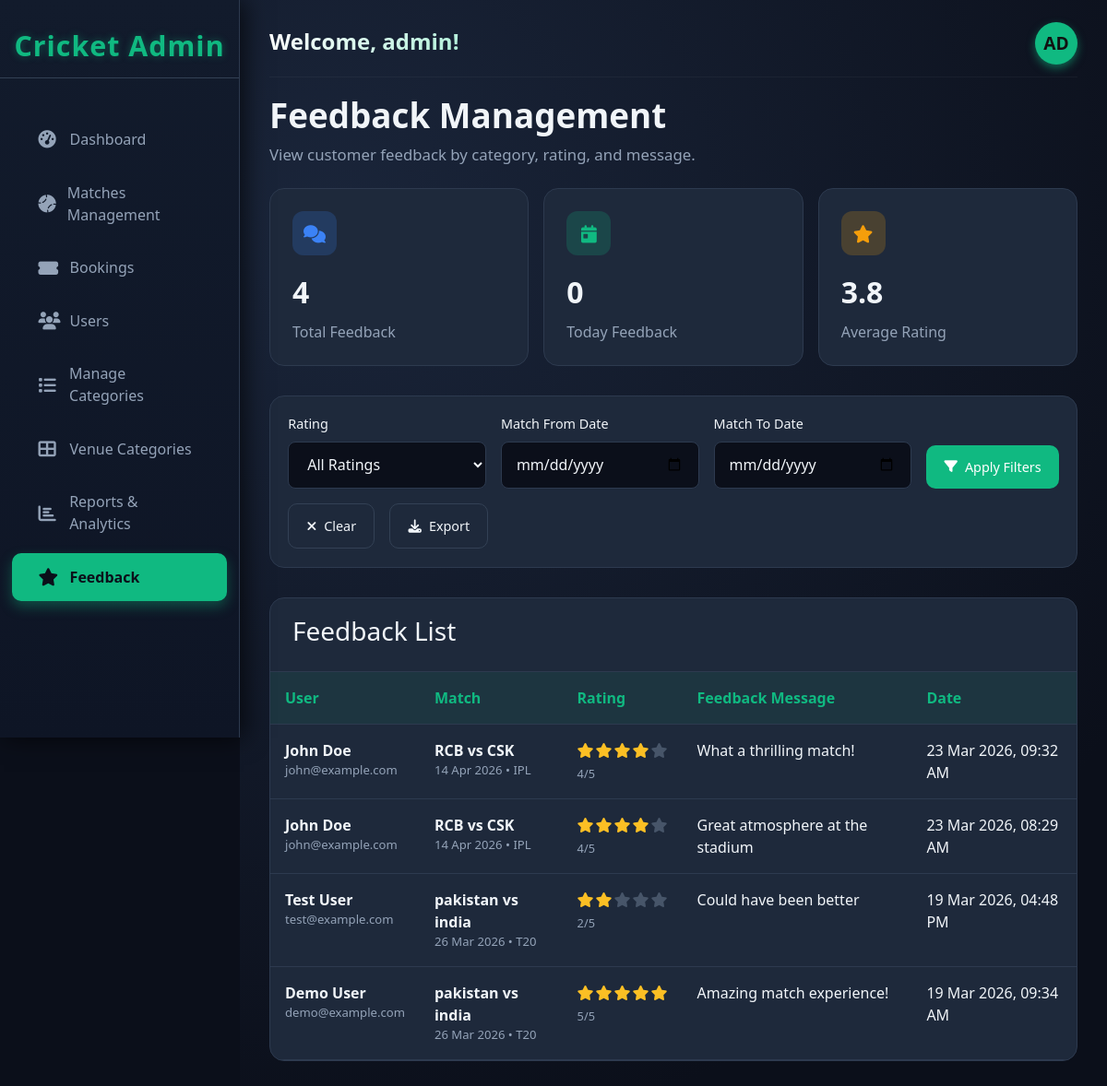
The page /admin/feedback.php (signed in) on the database its author committed.
### tables this page shows
CREATE TABLE `feedback` (
  `id` int(11) NOT NULL,
  `user_id` int(11) NOT NULL,
  `match_id` int(11) NOT NULL,
  `booking_id` int(11) NOT NULL,
  `rating` int(11) NOT NULL,
  `message` text NOT NULL,
  `created_at` timestamp NOT NULL DEFAULT current_timestamp()
);

CREATE TABLE `users` (
  `id` int(11) NOT NULL,
  `name` varchar(100) NOT NULL,
  `email` varchar(100) NOT NULL,
  `password` varchar(255) NOT NULL,
  `phone` varchar(20) DEFAULT NULL,
  `address` text DEFAULT NULL,
  `profile_image` varchar(255) DEFAULT 'default.jpg',
  `status` enum('active','inactive') DEFAULT 'active',
  `email_verified` tinyint(1) DEFAULT 0,
  `reset_token` varchar(255) DEFAULT NULL,
  `reset_expiry` datetime DEFAULT NULL,
  `created_at` timestamp NOT NULL DEFAULT current_timestamp(),
  `updated_at` timestamp NOT NULL DEFAULT current_timestamp() ON UPDATE current_timestamp(),
  `profile_picture` varchar(255) DEFAULT NULL
);

CREATE TABLE `teams` (
  `id` int(11) NOT NULL,
  `name` varchar(100) NOT NULL,
  `short_name` varchar(10) DEFAULT NULL,
  `logo` varchar(255) DEFAULT NULL,
  `created_at` timestamp NOT NULL DEFAULT current_timestamp()
);

CREATE TABLE `matches` (
  `id` int(11) NOT NULL,
  `team1_id` int(11) NOT NULL,
  `team2_id` int(11) NOT NULL,
  `venue_id` int(11) NOT NULL,
  `match_date` date NOT NULL,
  `match_time` time NOT NULL,
  `match_type` enum('T20','ODI','Test','IPL','World Cup') DEFAULT 'T20',
  `description` text DEFAULT NULL,
  `status` enum('upcoming','live','completed','cancelled') DEFAULT 'upcoming',
  `created_at` timestamp NOT NULL DEFAULT current_timestamp(),
  `updated_at` timestamp NOT NULL DEFAULT current_timestamp() ON UPDATE current_timestamp()
);

### admin/feedback.php (the view, shortened to what this page needs)
<?php
include '../connection.php';
$rating_filter = isset($_GET['rating']) ? $_GET['rating'] : 'all';
$date_from = isset($_GET['date_from']) ? $_GET['date_from'] : '';
$date_to = isset($_GET['date_to']) ? $_GET['date_to'] : '';
$where_conditions = [];
$params = [];
$types = '';
$where_clause = !empty($where_conditions) ? 'WHERE ' . implode(' AND ', $where_conditions) : '';
$stats_query = "
    SELECT
        COUNT(*) AS total_feedback,
        COUNT(CASE WHEN DATE(f.created_at) = CURDATE() THEN 1 END) AS today_feedback,
        ROUND(AVG(f.rating), 1) AS avg_rating
    FROM feedback f
    JOIN matches m ON f.match_id = m.id
    $where_clause
";
$stats_stmt = mysqli_prepare($link, $stats_query);
mysqli_stmt_execute($stats_stmt);
$stats_result = mysqli_stmt_get_result($stats_stmt);
$stats = mysqli_fetch_assoc($stats_result);
$page = isset($_GET['page']) ? max(1, (int)$_GET['page']) : 1;
$per_page = 10;
$offset = ($page - 1) * $per_page;
$list_query = "
    SELECT
        f.id,
        f.rating,
        f.message,
        f.created_at,
        u.name AS user_name,
        u.email AS user_email,
        t1.name AS team1_name,
        t2.name AS team2_name,
        m.match_date,
        m.match_type
    FROM feedback f
    JOIN users u ON f.user_id = u.id
    JOIN matches m ON f.match_id = m.id
    JOIN teams t1 ON m.team1_id = t1.id
    JOIN teams t2 ON m.team2_id = t2.id
    $where_clause
    ORDER BY f.created_at DESC
    LIMIT ? OFFSET ?
";
$list_stmt = mysqli_prepare($link, $list_query);
$all_params = array_merge($params, [$per_page, $offset]);
$all_types = $types . 'ii';
mysqli_stmt_bind_param($list_stmt, $all_types, ...$all_params);
mysqli_stmt_execute($list_stmt);
$list_result = mysqli_stmt_get_result($list_stmt);
$admin_name = $_SESSION['admin_username'] ?? 'Admin';
$avatar_text = strtoupper(substr($admin_name, 0, 2));
?>
<!DOCTYPE html>
<html lang="en">
<head>
    <link rel="stylesheet" href="https://cdn.jsdelivr.net/npm/bootstrap@5.3.0/dist/css/bootstrap.min.css">
    <link rel="stylesheet" href="https://cdnjs.cloudflare.com/ajax/libs/font-awesome/6.4.0/css/all.min.css">
    <link rel="stylesheet" href="../css/feedback.css?v=<?php echo time(); ?>">
</head>
<body>
<div class="sidebar">
    <h2>Cricket Admin</h2>
    <a href="dashboard.php">
        <i class="fas fa-tachometer-alt"></i> <span>Dashboard</span>
    </a>
    <a href="matches.php">
        <i class="fas fa-baseball-ball"></i> <span>Matches Management</span>
    </a>
    <a href="bookings.php">
        <i class="fas fa-ticket-alt"></i> <span>Bookings</span>
    </a>
    <a href="users.php">
        <i class="fas fa-users"></i> <span>Users</span>
    </a>
    <a href="category.php">
        <i class="fas fa-list"></i> <span>Manage Categories</span>
    </a>
    <a href="venue_categories.php">
        <i class="fas fa-th-large"></i> <span>Venue Categories</span>
    </a>
    <a href="reports.php">
        <i class="fas fa-chart-bar"></i> <span>Reports & Analytics</span>
    </a>
    <a href="feedback.php" class="active">
        <i class="fas fa-star"></i> <span>Feedback</span>
    </a>
    <div style="flex:1"></div>
</div>
<div class="main-content">
    <div class="top-header">
        <div class="header-left">
            <h2>Welcome, <?php echo htmlspecialchars($admin_name); ?>!</h2>
        </div>
        <div class="header-right">
            <div class="admin-avatar" onclick="toggleProfileMenu()">
                <?php echo $avatar_text; ?>
            </div>
        </div>
    </div>
    <div class="page-header">
        <div>
            <h1>Feedback Management</h1>
            <p>View customer feedback by category, rating, and message.</p>
        </div>
    </div>
    <div class="feedback-stats">
        <div class="stat-card">
            <div class="stat-icon blue-icon">
                <i class="fas fa-comments"></i>
            </div>
            <div class="stat-value"><?php echo number_format($stats['total_feedback'] ?? 0); ?></div>
            <div class="stat-label">Total Feedback</div>
        </div>
        <div class="stat-card">
            <div class="stat-icon green-icon">
                <i class="fas fa-calendar-day"></i>
            </div>
            <div class="stat-value"><?php echo number_format($stats['today_feedback'] ?? 0); ?></div>
            <div class="stat-label">Today Feedback</div>
        </div>
        <div class="stat-card">
            <div class="stat-icon yellow-icon">
                <i class="fas fa-star"></i>
            </div>
            <div class="stat-value"><?php echo $stats['avg_rating'] !== null ? number_format($stats['avg_rating'], 1) : '0.0'; ?></div>
            <div class="stat-label">Average Rating</div>
        </div>
    </div>
    <div class="filter-section">
        <form method="get" class="filter-row">
            <div class="filter-group">
                <label>Rating</label>
                <select name="rating">
                    <option value="all" <?php echo $rating_filter === 'all' ? 'selected' : ''; ?>>All Ratings</option>
                </select>
            </div>
            <div class="filter-group">
                <label>Match From Date</label>
                <input type="date" name="date_from" value="<?php echo htmlspecialchars($date_from); ?>">
            </div>
            <div class="filter-group">
                <label>Match To Date</label>
                <input type="date" name="date_to" value="<?php echo htmlspecialchars($date_to); ?>">
            </div>
            <button type="submit" class="btn btn-primary">
                <i class="fas fa-filter"></i> Apply Filters
            </button>
            <a href="feedback.php" class="btn btn-outline">
                <i class="fas fa-times"></i> Clear
            </a>
            <a href="feedback_export.php?<?php echo http_build_query($_GET); ?>" class="btn btn-outline">
                <i class="fas fa-download"></i> Export
            </a>
        </form>
    </div>
    <div class="feedback-table-container">
        <div class="table-header">
            <h3 class="table-title">Feedback List</h3>
        </div>
        <table class="feedback-table">
            <thead>
                <tr>
                    <th>User</th>
                    <th>Match</th>
                    <th>Rating</th>
                    <th>Feedback Message</th>
                    <th>Date</th>
                </tr>
            </thead>
            <tbody>
                <?php while ($feedback = mysqli_fetch_assoc($list_result)): ?>
                    <tr>
                        <td>
                            <div>
                                <div style="font-weight: 600;"><?php echo htmlspecialchars($feedback['user_name']); ?></div>
                                <div style="font-size: 0.82rem; color: var(--text-muted);"><?php echo htmlspecialchars($feedback['user_email']); ?></div>
                            </div>
                        </td>
                        <td>
                            <div>
                                <div style="font-weight: 600;">
                                    <?php echo htmlspecialchars($feedback['team1_name']); ?> vs <?php echo htmlspecialchars($feedback['team2_name']); ?>
                                </div>
                                <div style="font-size: 0.82rem; color: var(--text-muted);">
                                    <?php echo date('d M Y', strtotime($feedback['match_date'])); ?> • <?php echo htmlspecialchars($feedback['match_type']); ?>
                                </div>
                            </div>
                        </td>
                        <td>
                            <div class="rating-stars">
                                <?php for ($i = 1; $i <= 5; $i++): ?>
                                    <i class="fas fa-star star <?php echo $i <= $feedback['rating'] ? '' : 'empty'; ?>"></i>
                                <?php
    endfor; ?>
                            </div>
                            <div style="font-size: 0.8rem; color: var(--text-muted); margin-top: 4px;">
                                <?php echo (int)$feedback['rating']; ?>/5
                            </div>
                        </td>
                        <td>
                            <div class="message-text">
                                <?php echo nl2br(htmlspecialchars($feedback['message'])); ?>
                            </div>
                        </td>
                        <td>
                            <?php echo date('d M Y, h:i A', strtotime($feedback['created_at'])); ?>
                        </td>
                    </tr>
                <?php
endwhile; ?>
            </tbody>
        </table>
    </div>
</div>
</body>
</html>

### rows shown on the page
feedback: user.name "John Doe", user.email "john@example.com", teams.name "RCB", teams.name "CSK", match.match_date "14 Apr 2026", match.match_type "IPL", rating "4", message "What a thrilling match!", created_at "23 Mar 2026, 09:32 AM"
feedback: user.name "John Doe", user.email "john@example.com", teams.name "RCB", teams.name "CSK", match.match_date "14 Apr 2026", match.match_type "IPL", rating "4", message "Great atmosphere at the stadium", created_at "23 Mar 2026, 08:29 AM"
feedback: user.name "Test User", user.email "test@example.com", teams.name "pakistan", teams.name "india", match.match_date "26 Mar 2026", match.match_type "T20", rating "2", message "Could have been better", created_at "19 Mar 2026, 04:48 PM"
feedback: user.name "Demo User", user.email "demo@example.com", teams.name "pakistan", teams.name "india", match.match_date "26 Mar 2026", match.match_type "T20", rating "5", message "Amazing match experience!", created_at "19 Mar 2026, 09:34 AM"

### other values the page prints
$admin_name "admin"
$avatar_text "AD"
$stats['total_feedback'] "4"
$stats['today_feedback'] "0"
$stats['avg_rating'] "3.8"
